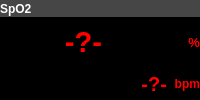
              <widget class="QWidget" name="widget_15" native="true">
               <layout class="QVBoxLayout" name="verticalLayout_11" stretch="1,5">
                <property name="spacing">
                 <number>0</number>
                </property>
                <property name="leftMargin">
                 <number>0</number>
                </property>
                <property name="topMargin">
                 <number>0</number>
                </property>
                <property name="rightMargin">
                 <number>0</number>
                </property>
                <property name="bottomMargin">
                 <number>0</number>
                </property>
                <item>
                 <widget class="QLabel" name="label_7">
                  <property name="font">
                   <font>
                    <weight>75</weight>
                    <bold>true</bold>
                   </font>
                  </property>
                  <property name="styleSheet">
                   <string notr="true">background-color: rgb(70, 70, 70);
color: rgb(255, 255, 255);</string>
                  </property>
                  <property name="text">
                   <string>SpO2</string>
                  </property>
                 </widget>
                </item>
                <item>
                 <widget class="QWidget" name="widget_21" native="true">
                  <layout class="QVBoxLayout" name="verticalLayout_18" stretch="3,2">
                   <property name="spacing">
                    <number>0</number>
                   </property>
                   <property name="leftMargin">
                    <number>0</number>
                   </property>
                   <property name="topMargin">
                    <number>0</number>
                   </property>
                   <property name="rightMargin">
                    <number>0</number>
                   </property>
                   <property name="bottomMargin">
                    <number>0</number>
                   </property>
                   <item>
                    <widget class="QWidget" name="widget_27" native="true">
                     <layout class="QHBoxLayout" name="horizontalLayout_6" stretch="5,1">
                      <property name="spacing">
                       <number>0</number>
                      </property>
                      <property name="leftMargin">
                       <number>0</number>
                      </property>
                      <property name="topMargin">
                       <number>0</number>
                      </property>
                      <property name="rightMargin">
                       <number>0</number>
                      </property>
                      <property name="bottomMargin">
                       <number>0</number>
                      </property>
                      <item>
                       <widget class="QLabel" name="label_17">
                        <property name="font">
                         <font>
                          <pointsize>22</pointsize>
                          <weight>75</weight>
                          <bold>true</bold>
                         </font>
                        </property>
                        <property name="styleSheet">
                         <string notr="true">background-color: rgb(0, 0, 0);
color: rgb(255, 0, 0);</string>
                        </property>
                        <property name="text">
                         <string>-?-</string>
                        </property>
                        <property name="alignment">
                         <set>Qt::AlignCenter</set>
                        </property>
                       </widget>
                      </item>
                      <item>
                       <widget class="QLabel" name="label_18">
                        <property name="font">
                         <font>
                          <pointsize>10</pointsize>
                          <weight>75</weight>
                          <bold>true</bold>
                         </font>
                        </property>
                        <property name="styleSheet">
                         <string notr="true">background-color: rgb(0, 0, 0);
color: rgb(255, 0, 0);</string>
                        </property>
                        <property name="text">
                         <string>%</string>
                        </property>
                        <property name="alignment">
                         <set>Qt::AlignRight|Qt::AlignTrailing|Qt::AlignVCenter</set>
                        </property>
                       </widget>
                      </item>
                     </layout>
                    </widget>
                   </item>
                   <item>
                    <widget class="QWidget" name="widget_28" native="true">
                     <layout class="QHBoxLayout" name="horizontalLayout_7" stretch="5,1">
                      <property name="spacing">
                       <number>0</number>
                      </property>
                      <property name="leftMargin">
                       <number>0</number>
                      </property>
                      <property name="topMargin">
                       <number>0</number>
                      </property>
                      <property name="rightMargin">
                       <number>0</number>
                      </property>
                      <property name="bottomMargin">
                       <number>0</number>
                      </property>
                      <item>
                       <widget class="QLabel" name="label_19">
                        <property name="font">
                         <font>
                          <pointsize>15</pointsize>
                          <weight>75</weight>
                          <bold>true</bold>
                         </font>
                        </property>
                        <property name="styleSheet">
                         <string notr="true">background-color: rgb(0, 0, 0);
color: rgb(255, 0, 0);</string>
                        </property>
                        <property name="text">
                         <string>-?-</string>
                        </property>
                        <property name="alignment">
                         <set>Qt::AlignRight|Qt::AlignTrailing|Qt::AlignVCenter</set>
                        </property>
                       </widget>
                      </item>
                      <item>
                       <widget class="QLabel" name="label_20">
                        <property name="font">
                         <font>
                          <weight>75</weight>
                          <bold>true</bold>
                         </font>
                        </property>
                        <property name="styleSheet">
                         <string notr="true">background-color: rgb(0, 0, 0);
color: rgb(255, 0, 0);</string>
                        </property>
                        <property name="text">
                         <string>bpm</string>
                        </property>
                        <property name="alignment">
                         <set>Qt::AlignRight|Qt::AlignTrailing|Qt::AlignVCenter</set>
                        </property>
                       </widget>
                      </item>
                     </layout>
                    </widget>
                   </item>
                  </layout>
                 </widget>
                </item>
               </layout>
              </widget>
